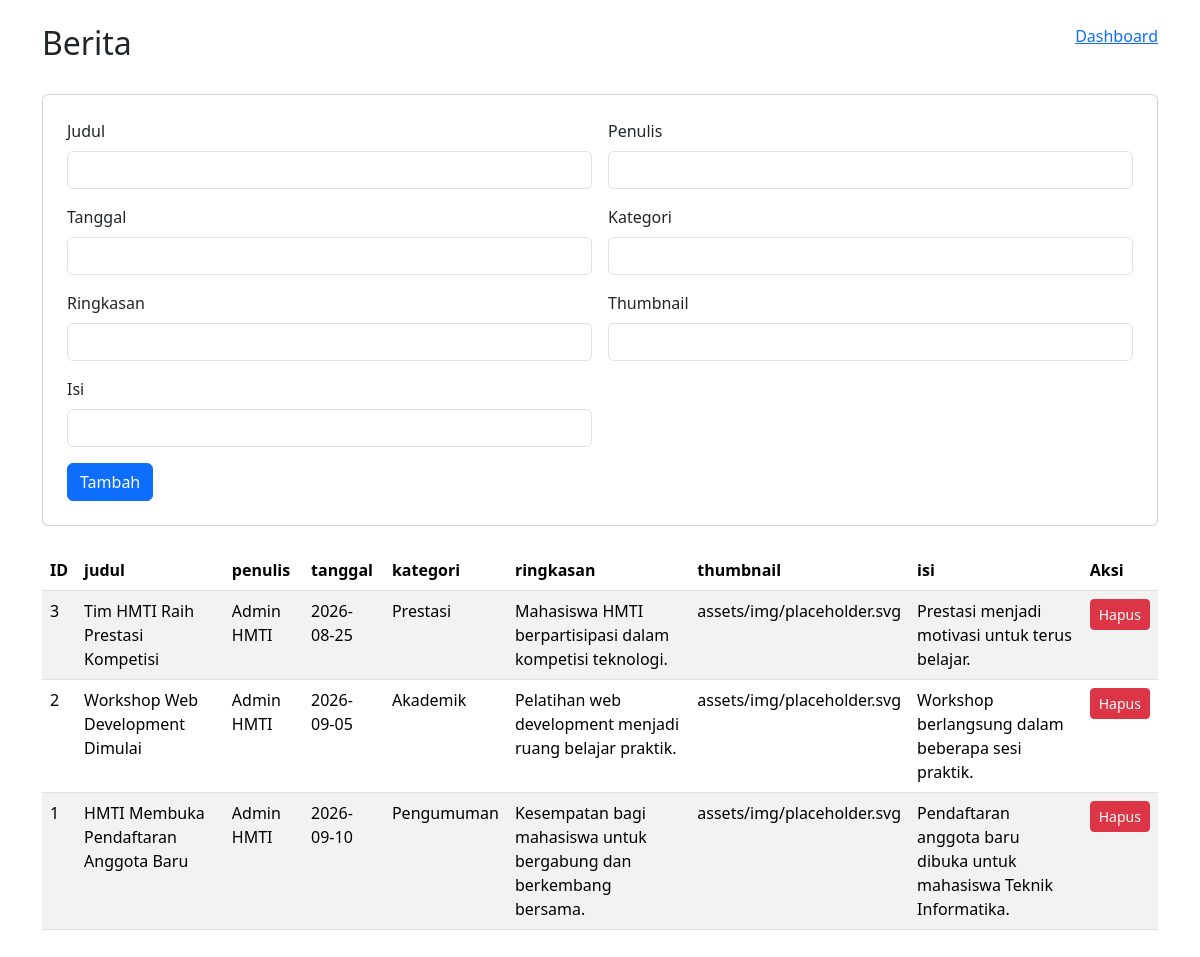
Page /admin/berita.php (signed in) on the committed database.
### tables this page shows
CREATE TABLE berita(id INT AUTO_INCREMENT PRIMARY KEY,judul VARCHAR(200),penulis VARCHAR(120),tanggal DATE,kategori VARCHAR(60),ringkasan TEXT,thumbnail VARCHAR(255),isi LONGTEXT);

### config/auth.php (called while the page is built, shortened)
<?php
function e($value) {
    return htmlspecialchars($value ?? '', ENT_QUOTES, 'UTF-8');
}
?>

### admin/berita.php (the view)
<?php require "../config/auth.php";require "../config/database.php";if($_SERVER["REQUEST_METHOD"]==="POST"){$vals=[];foreach(["judul", "penulis", "tanggal", "kategori", "ringkasan", "thumbnail", "isi"] as $c)$vals[]=$_POST[$c]??"";$pdo->prepare("INSERT INTO berita (judul,penulis,tanggal,kategori,ringkasan,thumbnail,isi) VALUES (?,?,?,?,?,?,?)")->execute($vals);header("Location:berita.php");exit;}if(isset($_GET["delete"])){$pdo->prepare("DELETE FROM berita WHERE id=?")->execute([(int)$_GET["delete"]]);header("Location:berita.php");exit;}$rows=$pdo->query("SELECT * FROM berita ORDER BY id DESC")->fetchAll();?><!doctype html><html lang="id"><head><meta charset="utf-8"><meta name="viewport" content="width=device-width,initial-scale=1"><title>Berita | Admin</title><link href="https://cdn.jsdelivr.net/npm/bootstrap@5.3.3/dist/css/bootstrap.min.css" rel="stylesheet"></head><body><div class="container py-4"><div class="d-flex justify-content-between"><h2>Berita</h2><a href="index.php">Dashboard</a></div><div class="card p-4 my-4"><form method="post" class="row g-3"><div class="col-md-6"><label class="form-label">Judul</label><input name="judul" class="form-control"></div><div class="col-md-6"><label class="form-label">Penulis</label><input name="penulis" class="form-control"></div><div class="col-md-6"><label class="form-label">Tanggal</label><input name="tanggal" class="form-control"></div><div class="col-md-6"><label class="form-label">Kategori</label><input name="kategori" class="form-control"></div><div class="col-md-6"><label class="form-label">Ringkasan</label><input name="ringkasan" class="form-control"></div><div class="col-md-6"><label class="form-label">Thumbnail</label><input name="thumbnail" class="form-control"></div><div class="col-md-6"><label class="form-label">Isi</label><input name="isi" class="form-control"></div><div class="col-12"><button class="btn btn-primary">Tambah</button></div></form></div><div class="table-responsive"><table class="table table-striped"><thead><tr><th>ID</th><th>judul</th><th>penulis</th><th>tanggal</th><th>kategori</th><th>ringkasan</th><th>thumbnail</th><th>isi</th><th>Aksi</th></tr></thead><tbody><?php foreach($rows as $r):?><tr><td><?=$r["id"]?></td><td><?=e($r["judul"])?></td><td><?=e($r["penulis"])?></td><td><?=e($r["tanggal"])?></td><td><?=e($r["kategori"])?></td><td><?=e($r["ringkasan"])?></td><td><?=e($r["thumbnail"])?></td><td><?=e($r["isi"])?></td><td><a class="btn btn-sm btn-danger" href="?delete=<?=$r["id"]?>" onclick="return confirm('Hapus data?')">Hapus</a></td></tr><?php endforeach;?></tbody></table></div></div></body></html>

### rows in the picture
berita: id "3", judul "Tim HMTI Raih Prestasi Kompetisi", penulis "Admin HMTI", tanggal "2026-08-25", kategori "Prestasi", ringkasan "Mahasiswa HMTI berpartisipasi dalam kompetisi teknologi.", thumbnail "assets/img/placeholder.svg", isi "Prestasi menjadi motivasi untuk terus belajar."
berita: id "2", judul "Workshop Web Development Dimulai", penulis "Admin HMTI", tanggal "2026-09-05", kategori "Akademik", ringkasan "Pelatihan web development menjadi ruang belajar praktik.", thumbnail "assets/img/placeholder.svg", isi "Workshop berlangsung dalam beberapa sesi praktik."
berita: id "1", judul "HMTI Membuka Pendaftaran Anggota Baru", penulis "Admin HMTI", tanggal "2026-09-10", kategori "Pengumuman", ringkasan "Kesempatan bagi mahasiswa untuk bergabung dan berkembang bersama.", thumbnail "assets/img/placeholder.svg", isi "Pendaftaran anggota baru dibuka untuk mahasiswa Teknik Informatika."
